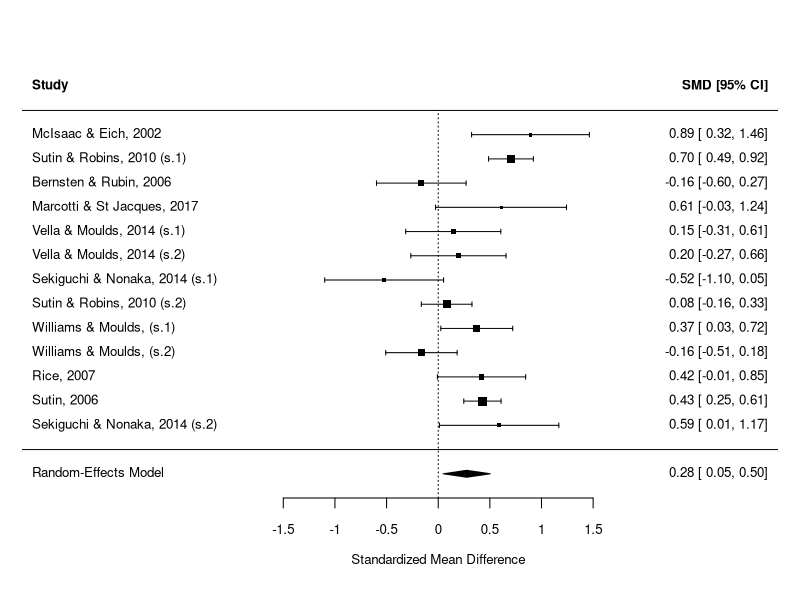
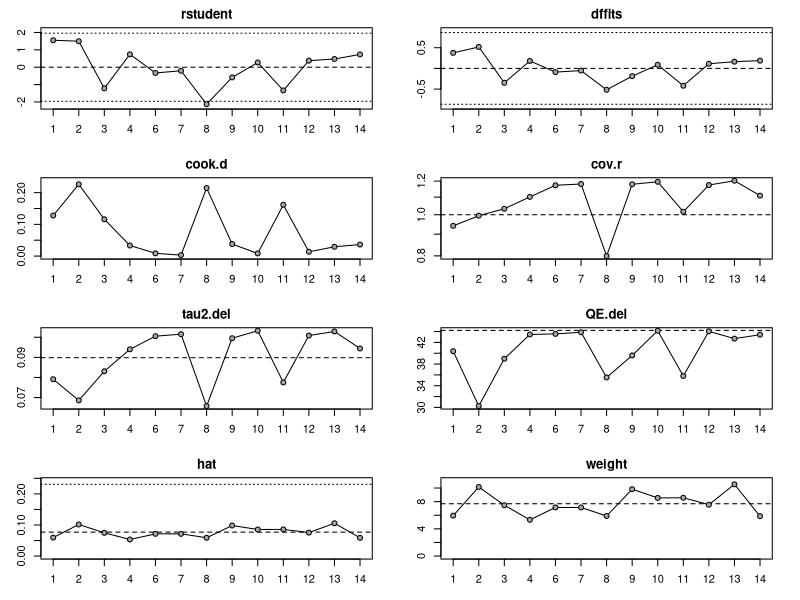
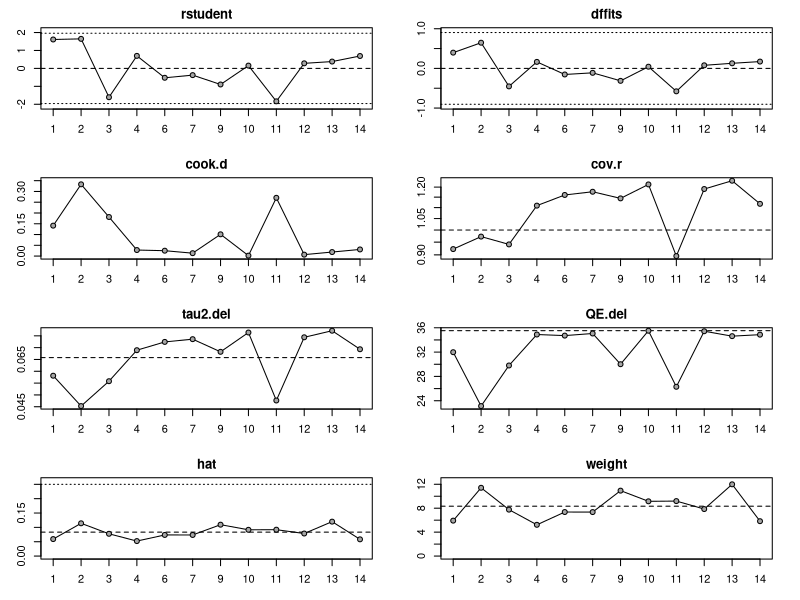
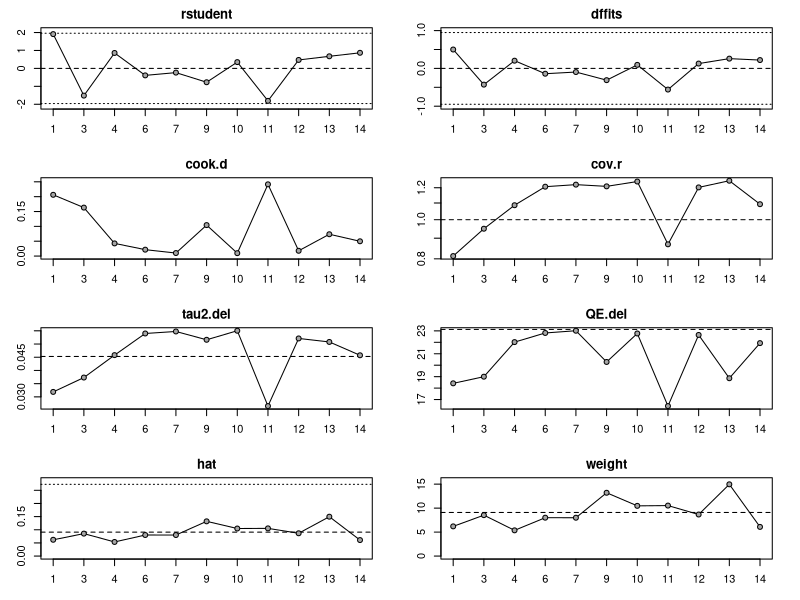
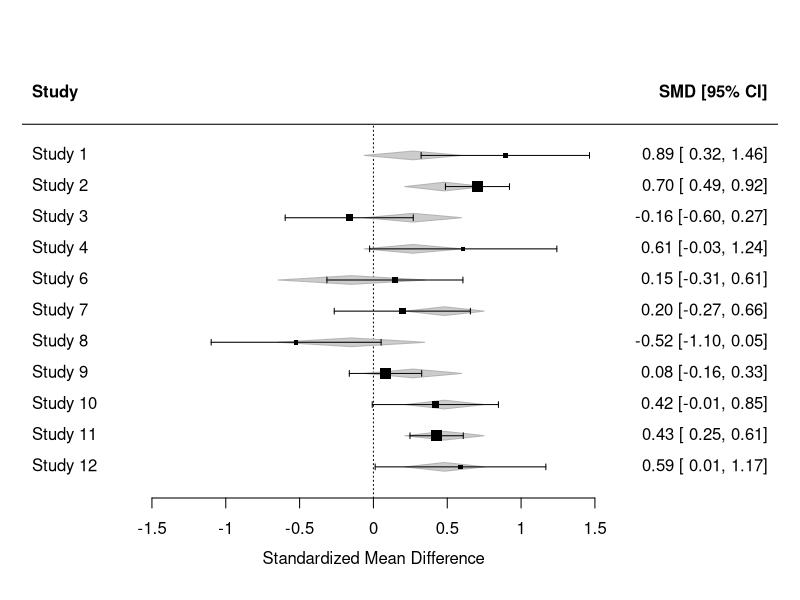
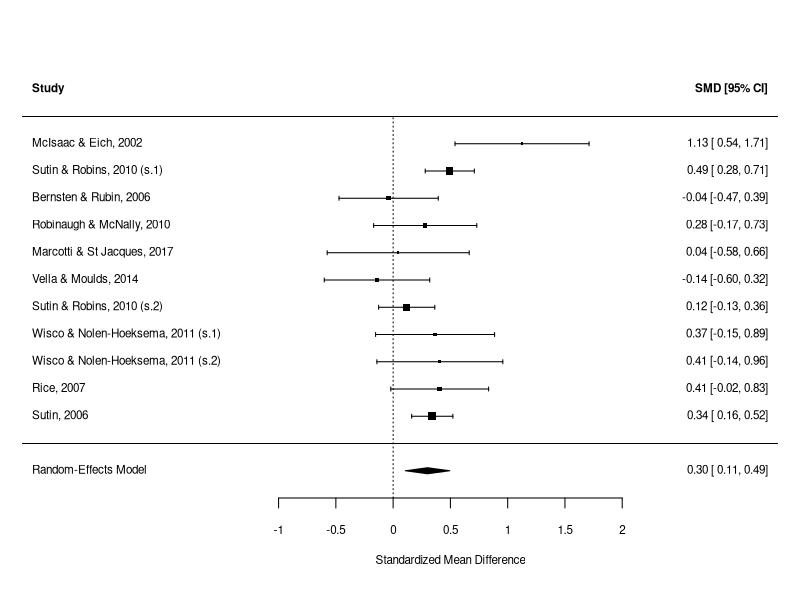

Write the R code that produced these figures, in order. (Note: this script raises an error after producing the figures.)
## ---- chunk 1
knitr::opts_chunk$set(tidy.opts = list(width.cutoff=60), tidy = TRUE)
## ---- chunk 2
library(tidyverse)
library(metafor)
## ---- chunk 3
qual_export <- read_csv("qual_export_30-07-18.csv")
## ---- chunk 4
qual_tidy <- 
  qual_export %>%
  select(-c(`Start Date`:`User Language`)) %>%
  filter(Analysis_Level == "Participants") %>%
  filter(Design_1 == "Experimental")
## ---- chunk 5
vivid_dat <- 
  qual_tidy %>%
  select(
    Authors:Pub_Year, 
    Pub_ID:Study_ID, 
    `Clinical_Mod - Selected Choice`, 
    Emo_Mod, 
    Perspective_Nature, 
    `Outcome - Vividness`, 
    `Vividness - First_Mean`:`Vividness - Between_Test`, 
    -c(
      `Vividness - First_Corr`, 
      `Vividness - Third_Corr`, 
      `Vividness - What was the correlation with [Field-1] perspective?`
      )
    ) %>%
  rename(
    outcome = `Outcome - Vividness`, 
    first_mean = `Vividness - First_Mean`, 
    third_mean = `Vividness - Third_Mean`, 
    first_sd = `Vividness - First_SD`, 
    third_sd = `Vividness - Third_SD`, 
    first_n = `Vividness - First_N`, 
    third_n = `Vividness - Third_N`, 
    clinical_mod = `Clinical_Mod - Selected Choice`, 
    emo_mod = Emo_Mod, 
    persp_mod = Perspective_Nature
    ) %>%
  drop_na()
## ---- chunk 6
# recode missing SDs as NAs
vivid_dat$first_sd <- na_if(vivid_dat$first_sd, -99.00)
vivid_dat$third_sd<- na_if(vivid_dat$third_sd, -99.00)

# recode missing Ns as NAs
vivid_dat$first_n <- na_if(vivid_dat$first_n, -99)
vivid_dat$third_n <- na_if(vivid_dat$third_n, -99)
## ---- chunk 7
spon_vs_force <- c(-2, 1, 1)
deli_vs_shift <- c(0, -1, 1)
## ---- chunk 8
none_vs_emo <- c(-2, 1, 1)
pos_vs_neg <- c(0, -1, 1)
## ---- chunk 9
# Correcting the means for perspective change group
vivid_dat$first_mean[8] <- 2.7
vivid_dat$first_sd[8] <- 0.8
vivid_dat$third_mean[8] <- 3.1
vivid_dat$third_sd[8] <- 0.7

# Adding the no change group's study info
vivid_dat <- add_row(vivid_dat, 
                     Authors = "Sekiguchi, T., & Nonaka, S.", 
                     Pub_Year = 2014, 
                     Pub_ID = 136, 
                     Study_ID = 1, 
                     clinical_mod = "No", 
                     emo_mod = "No", 
                     outcome = "Vividness", 
                     persp_mod = "Spontaneous (naturalistic)", 
                     first_mean = 3.5,
                     first_sd = 0.5,
                     first_n = 24,
                     third_mean = 3.1,
                     third_sd = 0.8, 
                     third_n = 24,
                     `Vividness - Between_Test` = NA)

# correcting the comparison type in p.change sample
vivid_dat$persp_mod[8] <- "Shifted"
## ---- chunk 10
vivid_dat <- escalc("SMD", m1i = first_mean, m2i = third_mean, sd1i = first_sd, sd2i = third_sd, n1i = first_n, n2i = third_n, data = vivid_dat)
## ---- chunk 11
# define the pattern to match to
tval_pat <- " \\d\\.\\d\\d"

# extract the t-values into a new column
vivid_dat$tval <- str_extract(vivid_dat$Vividness...Between_Test, tval_pat)

# treat these as numeric values
vivid_dat$tval <- as.numeric(vivid_dat$tval)
## ---- chunk 12
# initialise an empty cohen's d variable
vivid_dat$dval[c(1:14)] <- NA

# use replace missing function from metafor to calculate cohen's d (all will be calculated for now although only 28 is of interest)
vivid_dat$dval <- replmiss(vivid_dat$dval, with(vivid_dat, tval * sqrt(1/first_n + 1/third_n)))
## ---- chunk 13
vivid_dat$yi <- replmiss(vivid_dat$yi, with(vivid_dat, (1 - 3/(4 * (first_n + third_n - 2) - 1)) * dval))
vivid_dat$vi <- replmiss(vivid_dat$vi, with(vivid_dat, 1/first_n + 1/third_n + yi^2/(2*(first_n + third_n))))
## ---- chunk 14
vivid_dat$clinical_mod <- as.factor(vivid_dat$clinical_mod)
vivid_dat$emo_mod <- as.factor(vivid_dat$emo_mod)
vivid_dat$persp_mod <- as.factor(vivid_dat$persp_mod)
## ---- chunk 15
levels(vivid_dat$clinical_mod)
levels(vivid_dat$emo_mod)
levels(vivid_dat$persp_mod)
## ---- chunk 16
vivid_dat$persp_mod <- relevel(vivid_dat$persp_mod, ref = "Spontaneous (naturalistic)")
## ---- chunk 17
# Demonstrate current t-values etc
vivid_dat$Vividness...Between_Test[3]
vivid_dat$Vividness...Between_Test[11]
# Replace with the correct negative t-values
vivid_dat$Vividness...Between_Test[3] <- "t(77.68) = -0.75, p = .458"
vivid_dat$Vividness...Between_Test[11] <- "t(121.04) = -0.94, p = .349"
## ---- chunk 18
intense_dat <- 
  qual_tidy %>%
  select(
    Authors:Pub_Year, 
    Pub_ID:Study_ID, 
    `Clinical_Mod - Selected Choice`, 
    Emo_Mod, 
    Perspective_Nature, 
    `Outcome - Emotional Intensity`, 
    `Emotional Intensity - First_Mean`:`Emotional Intensity - Between_Test`,
    -c(
      `Emotional Intensity - First_Corr`, 
      `Emotional Intensity - Third_Corr`, 
      `Emotional Intensity - What was the correlation with [Field-1] perspective?`
      )
    ) %>%
  rename(
    outcome = `Outcome - Emotional Intensity`, 
    first_mean = `Emotional Intensity - First_Mean`, 
    third_mean = `Emotional Intensity - Third_Mean`, 
    first_sd = `Emotional Intensity - First_SD`, 
    third_sd = `Emotional Intensity - Third_SD`, 
    first_n = `Emotional Intensity - First_N`, 
    third_n = `Emotional Intensity - Third_N`, 
    clinical_mod = `Clinical_Mod - Selected Choice`, 
    emo_mod = Emo_Mod, 
    persp_mod = Perspective_Nature
    ) %>%
  drop_na()
## ---- chunk 19
# recode missing SDs as NAs
intense_dat$first_sd <- na_if(intense_dat$first_sd, -99.00)
intense_dat$third_sd<- na_if(intense_dat$third_sd, -99.00)

# recode missing Ns as NAs
intense_dat$first_n <- na_if(intense_dat$first_n, -99)
intense_dat$third_n <- na_if(intense_dat$third_n, -99)
## ---- chunk 20
intense_dat$third_mean <- as.numeric(intense_dat$third_mean)
                                     
intense_dat <- escalc("SMD", m1i = first_mean, m2i = third_mean, sd1i = first_sd, sd2i = third_sd, n1i = first_n, n2i = third_n, data = intense_dat)
## ---- chunk 21
# extract the t-values into a new column
intense_dat$tval <- str_extract(intense_dat$Emotional.Intensity...Between_Test, tval_pat)

# treat these as numeric values
intense_dat$tval <- as.numeric(intense_dat$tval)

# initialise an empty cohen's d variable
intense_dat$dval[c(1:11)] <- NA

# use replace missing function from metafor to calculate cohen's d 
intense_dat$dval <- replmiss(intense_dat$dval, with(intense_dat, tval * sqrt(1/first_n + 1/third_n)))

# convert Cohen's d to Hedge's g
intense_dat$yi <- replmiss(intense_dat$yi, with(intense_dat, (1 - 3/(4 * (first_n + third_n - 2) - 1)) * dval))

# calculate sample variance
intense_dat$vi <- replmiss(intense_dat$vi, with(intense_dat, 1/first_n + 1/third_n + yi^2/(2*(first_n + third_n))))
## ---- chunk 22
intense_dat$clinical_mod <- as.factor(intense_dat$clinical_mod)
intense_dat$emo_mod <- as.factor(intense_dat$emo_mod)
intense_dat$persp_mod <- as.factor(intense_dat$persp_mod)
## ---- chunk 23
levels(intense_dat$clinical_mod)
levels(intense_dat$emo_mod)
levels(intense_dat$persp_mod)
## ---- chunk 24
intense_dat$clinical_mod <- fct_recode(intense_dat$clinical_mod, No = "No", No = "Control Group")
## ---- chunk 25
intense_dat$persp_mod <- relevel(intense_dat$persp_mod, "Spontaneous (naturalistic)")
intense_dat$emo_mod <- relevel(intense_dat$emo_mod, "No")
## ---- chunk 26
# Show current string
intense_dat$Emotional.Intensity...Between_Test[3]
intense_dat$Emotional.Intensity...Between_Test[6]
# Replace string with correct negative values
intense_dat$Emotional.Intensity...Between_Test[3] <- "t(76.74) = -0.18, p = .859"
intense_dat$Emotional.Intensity...Between_Test[6] <- "t(72) = -0.62, p = .537"
## ---- chunk 27
posit_dat <- 
  qual_tidy %>%
  select(
    Pub_ID:Study_ID, 
    `Clinical_Mod - Selected Choice`, 
    Emo_Mod, Perspective_Nature, 
    `Outcome - Positive Emotion`, 
    `Positive Emotion - First_Mean`:`Positive Emotion - Between_Test`,
    -c(
      `Positive Emotion - First_Corr`, 
      `Positive Emotion - Third_Corr`, 
      `Positive Emotion - What was the correlation with [Field-1] perspective?`
      )
    ) %>%
  rename(
    outcome = `Outcome - Positive Emotion`, 
    first_mean = `Positive Emotion - First_Mean`, 
    third_mean = `Positive Emotion - Third_Mean`, 
    first_sd = `Positive Emotion - First_SD`, 
    third_sd = `Positive Emotion - Third_SD`, 
    first_n = `Positive Emotion - First_N`, 
    third_n = `Positive Emotion - Third_N`, 
    clinical_mod = `Clinical_Mod - Selected Choice`, 
    emo_mod = Emo_Mod, 
    persp_mod = Perspective_Nature
    ) %>%
  drop_na()
## ---- chunk 28
neg_dat <- 
  qual_tidy %>%
  select(
    Pub_ID:Study_ID, 
    `Clinical_Mod - Selected Choice`, 
    Emo_Mod, Perspective_Nature, 
    `Outcome - Negative Emotion`, 
    `Negative Emotion - First_Mean`:`Negative Emotion - Between_Test`,
    -c(`Negative Emotion - First_Corr`, 
       `Negative Emotion - Third_Corr`, 
       `Negative Emotion - What was the correlation with [Field-1] perspective?`
       )
    ) %>%
  rename(outcome = `Outcome - Negative Emotion`, 
         first_mean = `Negative Emotion - First_Mean`, 
         third_mean = `Negative Emotion - Third_Mean`, 
         first_sd = `Negative Emotion - First_SD`, 
         third_sd = `Negative Emotion - Third_SD`, 
         first_n = `Negative Emotion - First_N`, 
         third_n = `Negative Emotion - Third_N`, 
         clinical_mod = `Clinical_Mod - Selected Choice`, 
         emo_mod = Emo_Mod, 
         persp_mod = Perspective_Nature
         ) %>%
  drop_na()
## ---- chunk 29
neg_dat <- escalc("SMD", m1i = first_mean, m2i = third_mean, sd1i = first_sd, sd2i = third_sd, n1i = first_n, n2i = third_n, data = neg_dat)
## ---- chunk 30
vivid_bmod <- rma(yi, vi, data = vivid_dat, test = "knha")
summary(vivid_bmod)
## ---- chunk 31
# Define study labels
viv_bfor_labs <- c(
  "McIsaac & Eich, 2002",
  "Sutin & Robins, 2010 (s.1)",
  "Bernsten & Rubin, 2006",
  "Marcotti & St Jacques, 2017",
  "Nigro & Neisser, 1983",
  "Vella & Moulds, 2014 (s.1)",
  "Vella & Moulds, 2014 (s.2)",
  "Sekiguchi & Nonaka, 2014 (s.1)",
  "Sutin & Robins, 2010 (s.2)",
  "Williams & Moulds, (s.1)",
  "Williams & Moulds, (s.2)",
  "Rice, 2007",
  "Sutin, 2006",
  "Sekiguchi & Nonaka, 2014 (s.2)"
  )

# Run and show the forest plot
vivid_bfor <- forest(vivid_bmod, addfit = T, slab = viv_bfor_labs, cex = .8)
## ---- chunk 32
vivid_binf <- influence(vivid_bmod)
plot(vivid_binf, layout = c(4, 2))
## ---- chunk 33
vivid_subdat1 <- vivid_dat #%>% slice(., -8)
# treat as NA instead so that the study id labels will still match up to the respective rows
vivid_subdat1[8, 1:19] <- NA

vivid_bmod2 <- rma(yi, vi, data = vivid_subdat1, test = "knha")
## ---- chunk 34
vivid_b2inf <- influence(vivid_bmod2)
plot(vivid_b2inf, layout = c(4, 2))
## ---- chunk 35
vivid_subdat2 <- vivid_subdat1
vivid_subdat2[2, 1:19] <- NA

vivid_bmod3 <- rma(yi, vi, data = vivid_subdat2, test = "knha")
vivid_b3inf <- influence(vivid_bmod3)
plot(vivid_b3inf, layout = c(4, 2))
## ---- chunk 36
levels(vivid_dat$persp_mod)
contrasts(vivid_dat$persp_mod) <- cbind(spon_vs_force, deli_vs_shift)
## ---- chunk 37
table(vivid_dat$persp_mod)
## ---- chunk 38
vivid_pmod <- rma(yi = yi, vi = vi, mods = ~ persp_mod, data = vivid_dat, test = "knha")
summary(vivid_pmod)
## ---- chunk 39
# forest(vivid_pmod, addfit = T, slab = vivid_dat$Authors, cex = .7)
## ---- chunk 40
vivid_dat$emo_mod <- relevel(vivid_dat$emo_mod, ref = "No")
table(vivid_dat$emo_mod)
## ---- chunk 41
contrasts(vivid_dat$emo_mod) <- cbind(none_vs_emo, pos_vs_neg)
## ---- chunk 42
vivid_emo <- rma(yi, vi, mods = ~ emo_mod, data = vivid_dat)
summary(vivid_emo)
## ---- chunk 43
#forest(vivid_emo, addfit = T, cex = .7)
## ---- chunk 44
vivid_emo2 <- 
  vivid_dat %>%
  filter(., clinical_mod == "No") %>%
  rma(yi, vi, mods = ~ persp_mod, data = .)
summary(vivid_emo2)
forest(vivid_emo2)
## ---- chunk 45
intense_base <- rma(yi, vi, data = intense_dat, method = "REML", test = "knha")
summary(intense_base)
## ---- chunk 46
# Define the study labels
inten_bfor_labs <- c("McIsaac & Eich, 2002",
                     "Sutin & Robins, 2010 (s.1)", 
                     "Bernsten & Rubin, 2006",
                     "Robinaugh & McNally, 2010",
                     "Marcotti & St Jacques, 2017",
                     "Vella & Moulds, 2014", 
                     "Sutin & Robins, 2010 (s.2)",
                     "Wisco & Nolen-Hoeksema, 2011 (s.1)",
                     "Wisco & Nolen-Hoeksema, 2011 (s.2)",
                     "Rice, 2007",
                     "Sutin, 2006")

# Run the forest plot
intense_bfor <- forest(intense_base, slab = inten_bfor_labs, cex = .7)
## ---- chunk 47
rstudent.rma.uni()
## ---- chunk 48
intense_noout <- 
  intense_dat[-c(1),] %>%
  rma(yi, vi, data = ., method = "REML", test = "knha")
summary(intense_noout)  
forest(intense_noout)
## ---- chunk 49
# Conventional approach

res.std <- list()
 
res.std$FE   <- rma(yi, vi, data = intense_dat, digits = 3, method = "FE")
res.std$ML   <- rma(yi, vi, data = intense_dat, digits = 3, method = "ML")
res.std$REML <- rma(yi, vi, data = intense_dat, digits = 3, method = "REML")
res.std$DL   <- rma(yi, vi, data = intense_dat, digits = 3, method = "DL")
res.std$HE   <- rma(yi, vi, data = intense_dat, digits = 3, method = "HE")
 
round(t(sapply(res.std, function(x) c(tau2=x$tau2, mu=x$b, se=x$se, z=x$zval, ci.lb=x$ci.lb, ci.ub=x$ci.ub))), 3)
## ---- chunk 50
# Hartung and Knapp's approach
intense.knha <- list()
 
intense.knha$FE   <- rma(yi, vi, data= intense_dat, digits=3, method="FE", test="knha")
intense.knha$ML   <- rma(yi, vi, data=intense_dat, digits=3, method="ML", test="knha")
intense.knha$REML <- rma(yi, vi, data=intense_dat, digits=3, method="REML", test="knha")
intense.knha$DL   <- rma(yi, vi, data=intense_dat, digits=3, method="DL", test="knha")
intense.knha$HE   <- rma(yi, vi, data=intense_dat, digits=3, method="HE", test="knha")
 
round(t(sapply(intense.knha, function(x) c(tau2=x$tau2, mu=x$b, se=x$se, z=x$zval, ci.lb=x$ci.lb, ci.ub=x$ci.ub))), 3)
## ---- chunk 51
# Huber-White approach, with small sample adjustment

intense.hw <- list()

intense.hw$FE   <- robust(res.std$FE,   cluster=intense_dat$Pub_ID, adjust=TRUE)
intense.hw$ML   <- robust(res.std$ML,   cluster=intense_dat$Pub_ID, adjust=TRUE)
intense.hw$REML <- robust(res.std$REML, cluster=intense_dat$Pub_ID, adjust=TRUE)
intense.hw$DL   <- robust(res.std$DL,   cluster=intense_dat$Pub_ID, adjust=TRUE)
intense.hw$HE   <- robust(res.std$HE,   cluster=intense_dat$Pub_ID, adjust=TRUE)
 
intense_hw <- as_tibble(round(t(sapply(intense.hw, function(x) c(tau2=x$tau2, mu=x$b, se=x$se, t=x$tval, ci.lb=x$ci.lb, ci.ub=x$ci.ub))), 3))
intense_hw$est  <- c("FE", "ML", "REML", "DL", "HE")
intense_hw %>% select(., est, tau2, mu, se , ci.lb, ci.ub)
## ---- chunk 52
intense_labs <- c("McIsaac & Eich, 2002", 
                  "Sutin & Robins, 2010", 
                  "Bernsten & Rubin, 2006", 
                  "Robinaugh & McNally, 2010", 
                  "Marcotti & St Jacques, 2017", 
                  "Vella & Moulds, 2014", 
                  "Sutin & Robins, 2010", 
                  "Wisco & Nolen-Hoeksema, 2011", 
                  "Wisco & Nolen-Hoeksema, 2011, clinical"
                  )
## ---- chunk 53
intense_pmod <- rma(yi, vi, mods = ~ persp_mod, data = intense_dat)
summary(intense_pmod)
forest(intense_pmod)
## ---- chunk 54
intense_emo <- rma(yi, vi, mods = ~ emo_mod, data = intense_dat)
summary(intense_emo)
forest(intense_emo)
## ---- chunk 55
intense_emo2 <- 
  intense_dat %>% 
  filter(., emo_mod %in% c("Negative Cue", "No")) %>%
  rma(yi, vi, mods = ~emo_mod, data = .)
summary(intense_emo2)
forest(intense_emo2)
